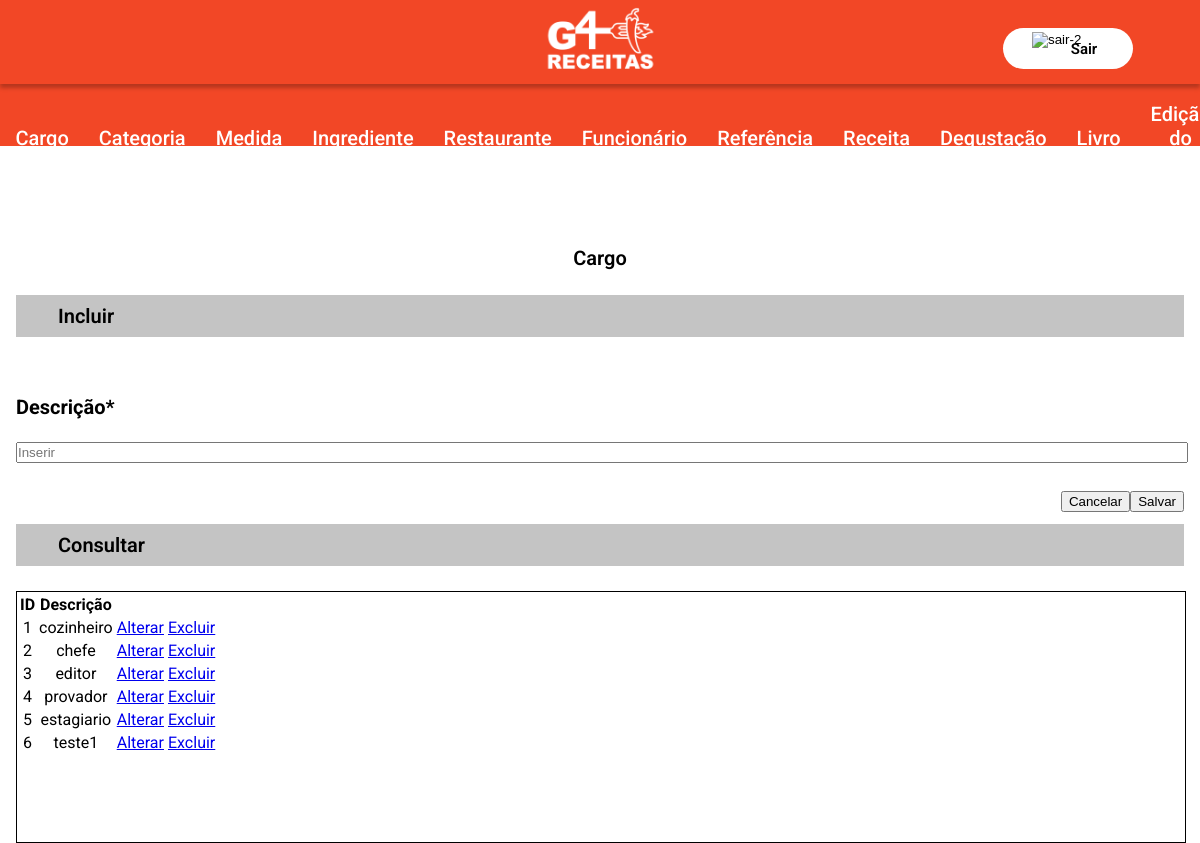
The page /cargo/index.php on the database its author committed.
### tables this page shows
CREATE TABLE `g4_cargo` (
  `id_Cargo` int(11) NOT NULL,
  `nome` varchar(45) NOT NULL
);

### cargo/index.php (the view, shortened to what this page needs)
<!DOCTYPE html>
<html lang="pt-br">
<head>
    <link href="./style.css" rel="stylesheet"/>
</head>
<?php
include('../model/conexao.php');
include ('../includes/header.php');
?>
<body>
    <div class="box-p">
        <div class="box-f1">
            <div class="box-f2">
                <h1>Cargo</h1>
                <h2 class="title-01">Incluir</h2>
                <form action="?act=save" method="POST" name="form" class="" >
                    <label for="descrição">Descrição*</label>
                    <input required type="text" name="nome" placeholder="Inserir" value="<?php
                    echo (isset($nome) && ($nome != null || $nome != "")) ? $nome : '';?>">
                    <div class="box-btn">
                        <button type="reset" class = "">Cancelar</button>
                        <button type="submit" class = "">Salvar</button>
                    </div>
                </form>
            </div>
            <div class="box-f3">
                <h2 class="title-02">Consultar</h4>
                <div class="box-f4">
                    <div class="scroll">
                        <table>
                            <thead>
                                <tr>
                                    <th>ID</th>
                                    <th>Descrição</th>
                                </tr>
                            </thead>
                            <tbody>
                                <?php
                                    try {
                                        $stmt = $conexao->prepare("SELECT * FROM g4_cargo");
                                        if ($stmt->execute()) {
                                            while ($rs = $stmt->fetch(PDO::FETCH_OBJ)) {
                                                echo "<tr>";
                                                echo "<td>$rs->id_Cargo</td>";
                                                echo "<td>$rs->nome</td>";
                                                echo '<td><a href="./alterar.php?id='.$rs->id_Cargo.'">Alterar</a></td>';
                                                echo '<td><a href="./excluir.php?id=' .$rs->id_Cargo. '">Excluir</a></td>';
                                                echo "</tr>";
                                            }
                                        } else {
                                    echo "Erro: Não foi possível recuperar os dados do banco de dados";
                                        }
                                    } catch (PDOException $erro) {
                                        echo "Erro: " . $erro->getMessage();
                                    }
                                ?>
                            </tbody>
                        </table>
                    </div>
                </div>
            </div>
        </div>
    </div>
</body>
</html>

### includes/header.php (shortened to what this page needs)
<!DOCTYPE html>
<html lang="pt-br">
<head>
    <link rel="stylesheet" href="../includes/style.css">
</head>
<body>
    <div class="container" >
        <div class="barra-superior">
            <div class="posicao_logo">
                <img class="logo" src="../includes/LOGO-G4-RECEITAS-BRANCO.png">
                <a href="../includes/logout.php"><button class="btn">
                    <img class="btn-img" src="https://i.ibb.co/jG7CH9q/sair-2.png" alt="sair-2" border="0">
                    <span class="btn-txt">Sair</span>
                </button></a>
            </div>
            <div class="categorias">
                <table class="cont-table">
                    <thead>
                        <tr>
                            <th class="txt-categorias"><a href="../cargo/index.php">Cargo</a></th>
                            <th class="txt-categorias"><a href="../categoria/index.php">Categoria</a></th>
                            <th class="txt-categorias"><a href="../medida/index.php">Medida</a></th>
                            <th class="txt-categorias"><a href="../ingrediente/index.php">Ingrediente</a></th>
                            <th class="txt-categorias"><a href="../restaurante/index.php">Restaurante</th>
                            <th class="txt-categorias"><a href="../funcionario/index.php">Funcionário</th>
                            <th class="txt-categorias"><a href="../referencia/index.php">Referência</th>
                            <th class="txt-categorias"><a href="../receita/index.php">Receita</th>
                            <th class="txt-categorias"><a href="../degustacao/index.php">Degustação</th>
                            <th class="txt-categorias"><a href="../livro/index.php">Livro</th>
                            <th class="txt-categorias"><a href="../edicao_livro/index.php">Edição do livro</th>
                        </tr>
                    </thead>
                </table>
            </div>
        </div>
    </div>
</body>
</html>

### cargo/style.css (style rules this page uses)
body { margin: 0px; font-family: "Roboto"; }
h1, h2 { margin: 0px; }
h1 { text-align: center; font-size: 20px; font-weight: 600; }
.title-01, .title-02 { background: #c4c4c4; font-size: 20px; font-weight: 600; padding: 9px 0px 9px 42px; }
.title-01 { margin-top: 25px; }
label { display: block; margin-top: 35px; font-family: Roboto; font-style: normal; font-weight: bold; font-size: 20px; line-height: 70px; color: #000000; }
input { width: 100%; padding: 1px 0px; }
.box-p { display: grid; grid-template-columns: 1fr; justify-items: center; margin-top: 100px; }
.box-f1 { width: 1168px; }
.box-btn { display: flex; justify-content: end; margin-top: 28px; }
.box-f3 { margin-top: 12px; }
.title-02 { margin-top: 12px; }
.box-f4 { width: 100%; margin-top: 25px; border: 1px solid #000; }
table tbody tr td { margin: 0px; text-align: center; }
.scroll { width: 1168px; height: 250px; background: rgb(255, 255, 255); overflow: scroll; }

### includes/style.css (style rules this page uses)
.container { width: auto; height: 146px; background-color: #f24726; }
body { width: auto; margin: 0; }
.posicao_logo { display: flex; align-items: center; justify-content: center; height: 84px; box-shadow: 0px 4px 4px rgba(0, 0, 0, 0.25); }
.logo { position: absolute; width: 115px; height: 117px; top: -23px; }
.btn { position: absolute; top: 28px; right: 67px; width: 130px; height: 41px; background-color: white; border: none; border-radius: 60px; cursor: pointer; }
.btn-img { position: absolute; top: 4px; left: 29px; }
.btn-txt { font-family: "Roboto", sans-serif; font-size: 15px; font-weight: 600; padding-left: 32px; }
.categorias { display: flex; justify-content: center; }
.txt-categorias { padding-top: 16px; padding-left: 27px; }
.txt-categorias a { text-decoration: none; font-family: "Roboto", sans-serif; font-size: 20px; font-weight: 500; color: rgb(255, 255, 255); }

### rows shown on the page
g4_cargo: id_Cargo "1", nome "cozinheiro"
g4_cargo: id_Cargo "2", nome "chefe"
g4_cargo: id_Cargo "3", nome "editor"
g4_cargo: id_Cargo "4", nome "provador"
g4_cargo: id_Cargo "5", nome "estagiario"
g4_cargo: id_Cargo "6", nome "teste1"
